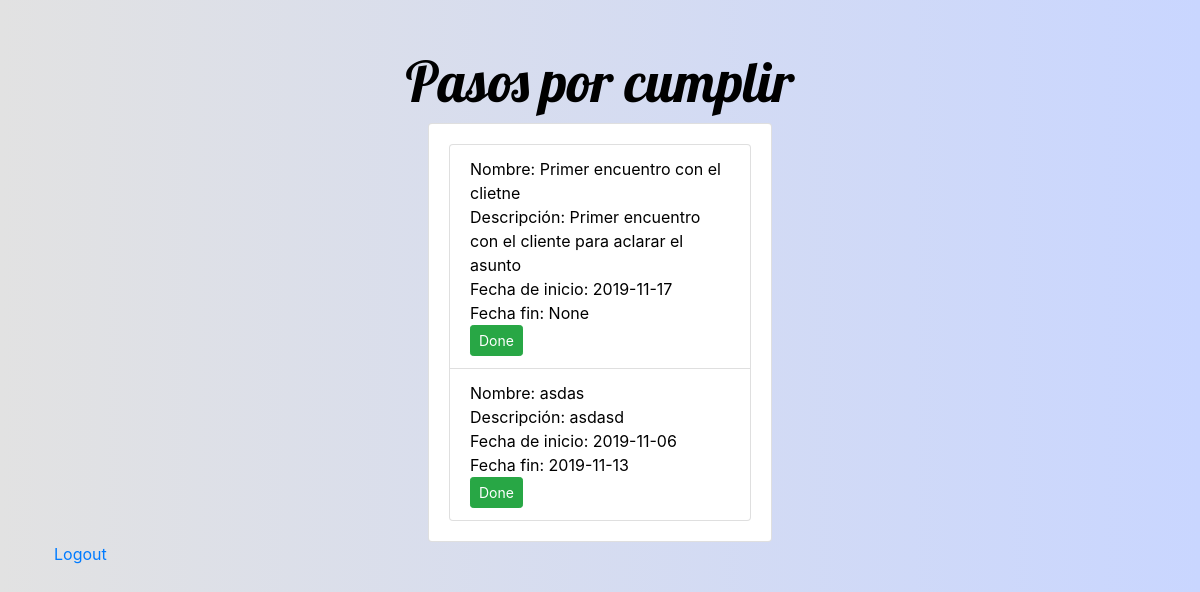
/task/pasos/1 (signed in), run on an earlier commit of the app's database.
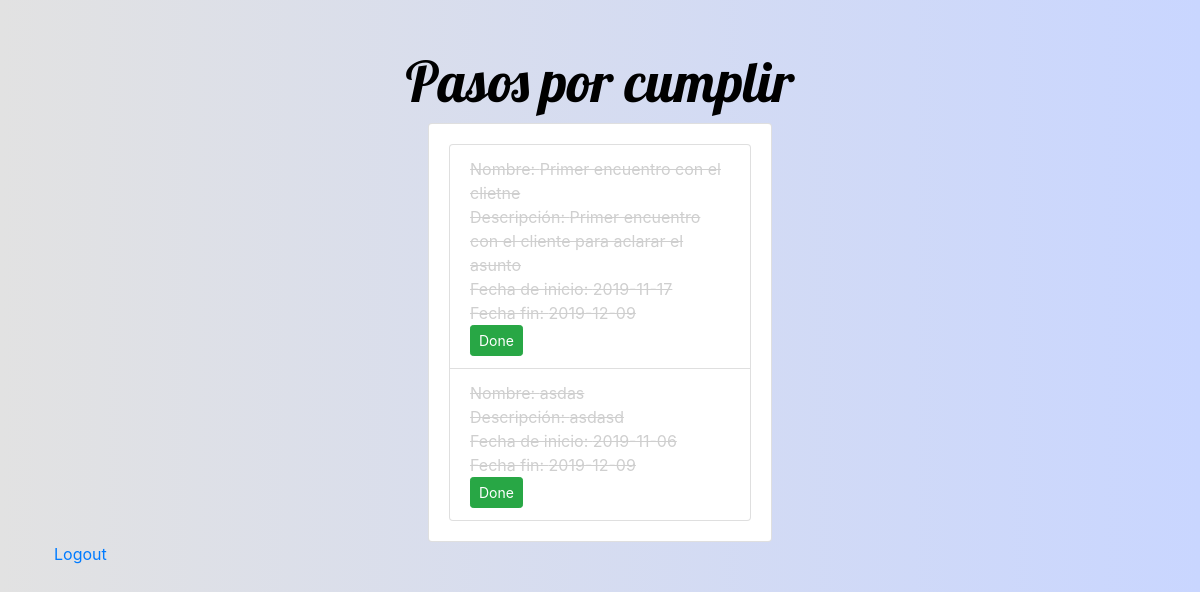
And on a later commit of the database.
### app.py (models this page shows, shortened)
class Task(db.Model):
	__tablename__='Task'
	id=db.Column(db.Integer, primary_key=True)
	nombre=db.Column(db.String(50),nullable=False)
	descripcion=db.Column(db.String(200), nullable=False)
	fecha_inicio=db.Column(db.Date, nullable=False)
	fecha_fin=db.Column(db.Date)
	estado=db.Column(db.Boolean)
	id_proceso = db.Column(db.Integer, db.ForeignKey('Proceso.id'))
	proceso = relationship("Proceso",backref="Tasks")

### app.py (the view)
@app.route("/task/pasos/<id>",methods=['GET','POST'])
@login_required
def pasos(id):
	tasks=Task.query.filter_by(id_proceso=int(id))
	return render_template('pasos.html', list=tasks)

### app.py (called while the page is built)
@login_manager.user_loader
def load_user(user_id):
	return User.query.get(int(user_id))

### templates/pasos.html (shortened to what this page needs)
<!DOCTYPE html>
<html>
<head>
	<link rel="stylesheet" href="https://stackpath.bootstrapcdn.com/bootstrap/4.3.1/css/bootstrap.min.css">
	<link rel="stylesheet" type="text/css" href="{{url_for('static',filename='main.css')}}">
</head>
<body class="container p-4">
	<h1 class="display-4 text-center title mt-4">Pasos por cumplir</h1>
	<div class="row">
		<div class="col-md-4 offset-md-4 my-auto">
			<div class="card">
				<div class="card-body">
					<ul class="list-group">
						{% for task in list %}
							<li class="list-group-item">
								<span class="{% if task.estado %} done {% endif %}">Nombre: {{task.nombre}}</span>
								<br>
								<span class="{% if task.estado %} done {% endif %}">Descripción: {{task.descripcion}}</span>
								<br>
								<span class="{% if task.estado %} done {% endif %}">Fecha de inicio: {{task.fecha_inicio}}</span>
								<br>
								<span class="{% if task.estado %} done {% endif %}">Fecha fin: {{task.fecha_fin}}</span>
								<br>
								<a href="/done/{{task.id}}" class="btn btn-success btn-sm">Done</a>
							</li>
						{% endfor %}
					</ul>
				</div>
			</div>
		</div>
	</div>
	<a href="/logout">Logout</a>
</body>
</html>

What changed in the data, as far as the page shows it:
changed Task "Primer encuentro con el clietne": estado False → True (drawn); fecha_fin "None" → "2019-12-09"
changed Task "asdas": estado False → True (drawn); fecha_fin "2019-11-13" → "2019-12-09"
